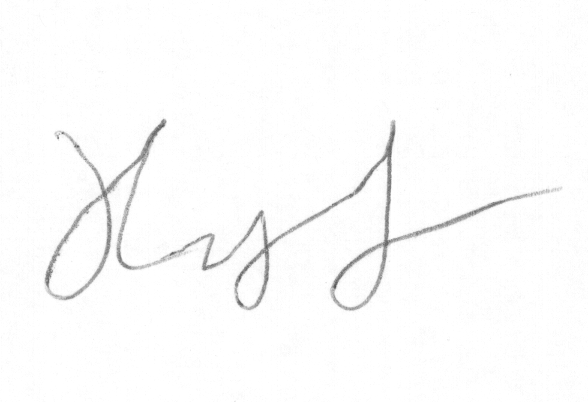
#> input picture data/signatures/full_forg/forgeries_5_5.png, 588 x 402 px
$ python -i wavelet_analysis.py   (imports and definitions only)
#> lines starting #> are read from the running program, lines starting #| are printed output that depends on the picture
import cv2
import numpy as np
import pywt

HH_SUSPICION_THRESHOLD = 0.12


def analyze_wavelet(
    image_path: str,
    output_path: str,
):
#> called with output_path = 'out.png'
    image = cv2.imread(image_path, cv2.IMREAD_GRAYSCALE)
#> image is the input picture: shape (402, 588); min 80, max 255, mean 251.5

    if image is None:
        raise ValueError("Unable to read image")

    # Downscale for faster DWT on large images
    h, w = image.shape
#> h = 402; w = 588
    if max(h, w) > 1600:
        scale = 1600 / max(h, w)
        image = cv2.resize(image, (int(w * scale), int(h * scale)), interpolation=cv2.INTER_AREA)

    image = image.astype(np.float32)

    coeffs = pywt.dwt2(image, "haar")
    approximation, (horizontal, vertical, diagonal) = coeffs
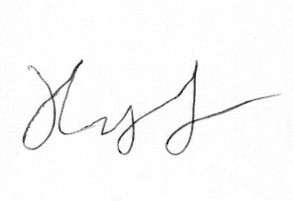
#> approximation: shape (201, 294) float32; min 184.5, max 510, mean 503.1; drawn with min black and max white
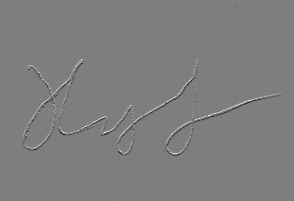
#> horizontal: shape (201, 294) float32; min -80.5, max 82, mean 0; drawn with min black and max white
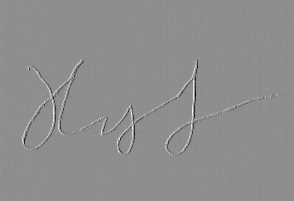
#> vertical: shape (201, 294) float32; min -106, max 84, mean 0; drawn with min black and max white
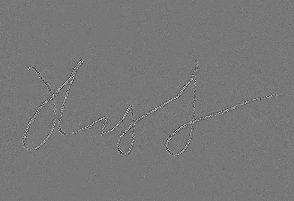
#> diagonal: shape (201, 294) float32; min -37, max 41.5, mean 0; drawn with min black and max white

    lh_energy = float(np.mean(np.abs(horizontal)))
#> lh_energy = 1.46
    hl_energy = float(np.mean(np.abs(vertical)))
#> hl_energy = 1.8
    base_energy = lh_energy + hl_energy
#> base_energy = 3.26

    # Adaptive HH — only when LH/HL suggest suspicious high-frequency content
    if base_energy / 255.0 > HH_SUSPICION_THRESHOLD:
        high_frequency = np.abs(horizontal) + np.abs(vertical) + np.abs(diagonal)
    else:
        high_frequency = np.abs(horizontal) + np.abs(vertical)
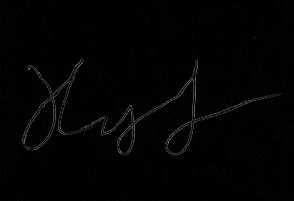
#> high_frequency: shape (201, 294) float32; min 0, max 125, mean 3.3

    high_frequency_energy = float(np.mean(high_frequency))
#> high_frequency_energy = 3.26
    score = min(high_frequency_energy / 255.0, 1.0)
#> score = 0.0128

    wavelet_map = np.abs(high_frequency)
    wavelet_map = cv2.normalize(wavelet_map, None, 0, 255, cv2.NORM_MINMAX)
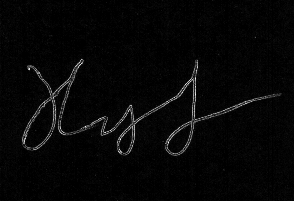
#> wavelet_map: shape (201, 294) float32; min 0, max 255, mean 6.6; drawn with min black and max white
    wavelet_map = wavelet_map.astype(np.uint8)
    wavelet_map = cv2.resize(wavelet_map, (w, h))
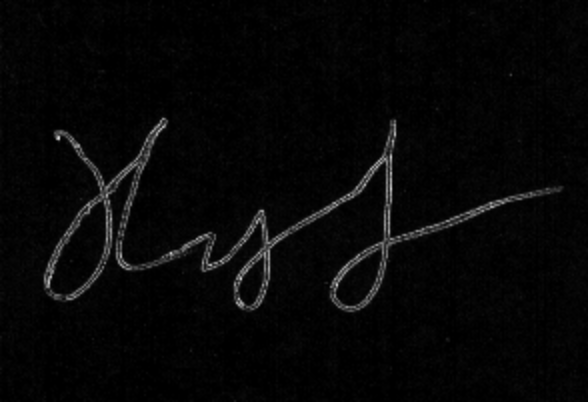
#> wavelet_map: shape (402, 588); min 0, max 212, mean 6.5

    cv2.imwrite(output_path, wavelet_map)

    return {
        "high_frequency_energy": high_frequency_energy,
        "wavelet_score": float(score),
        "hh_included": base_energy / 255.0 > HH_SUSPICION_THRESHOLD,
        "lh_energy": lh_energy,
        "hl_energy": hl_energy,
    }

>>> result = analyze_wavelet('../../data/signatures/full_forg/forgeries_5_5.png', 'out.png')
#> result = {'high_frequency_energy': 3.26, 'wavelet_score': 0.0128, 'hh_included': False, 'lh_energy': 1.46, 'hl_energy': 1.8}
